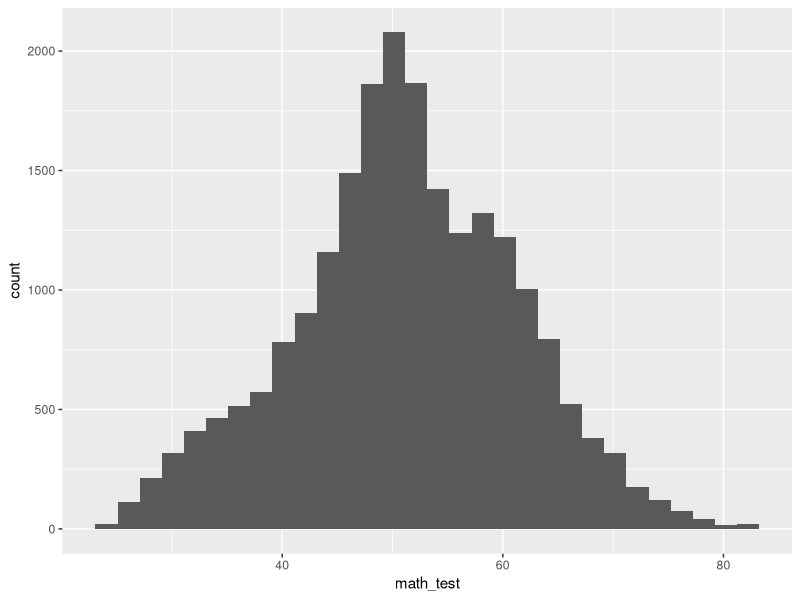
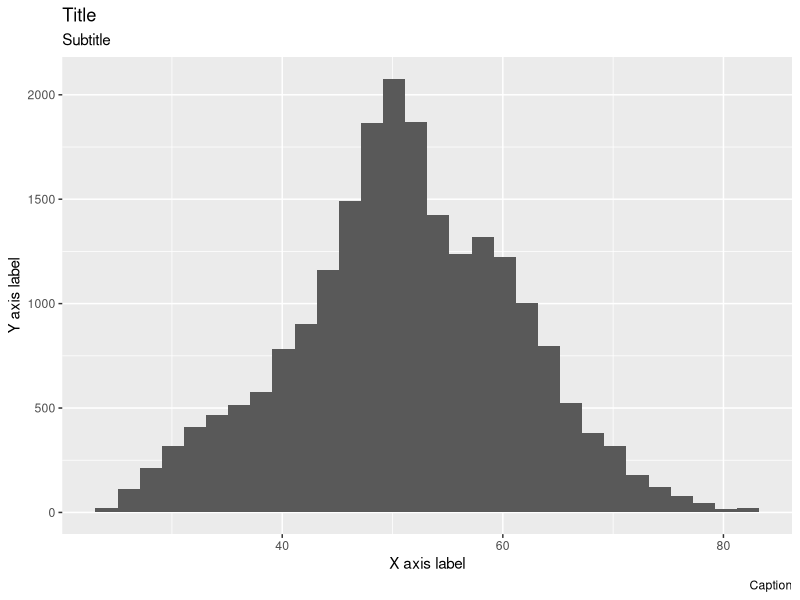
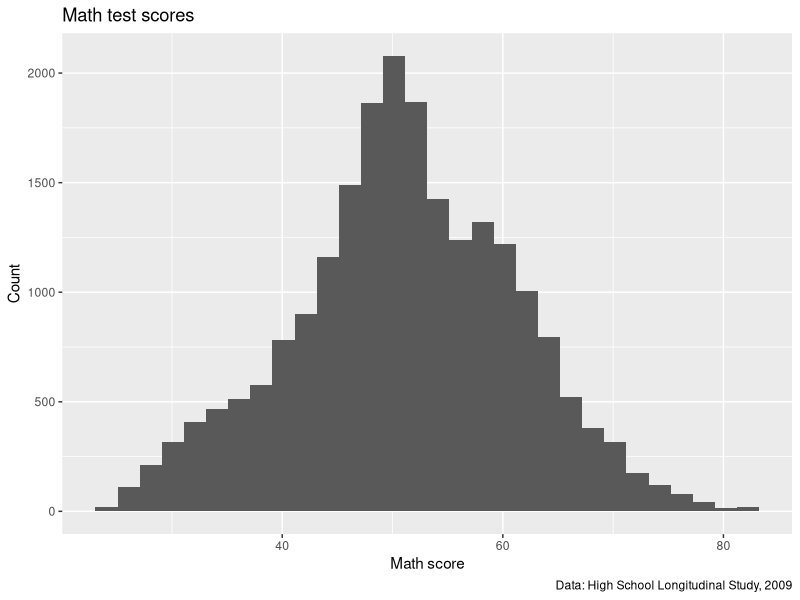
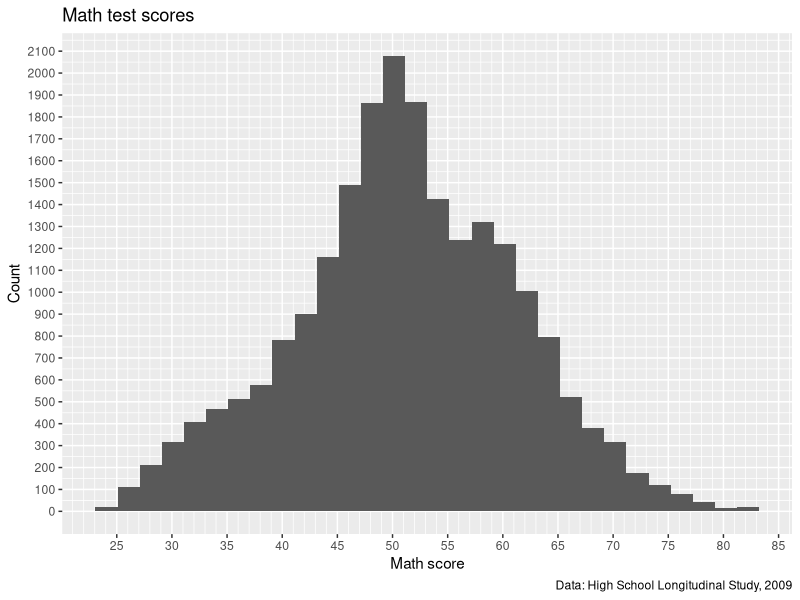
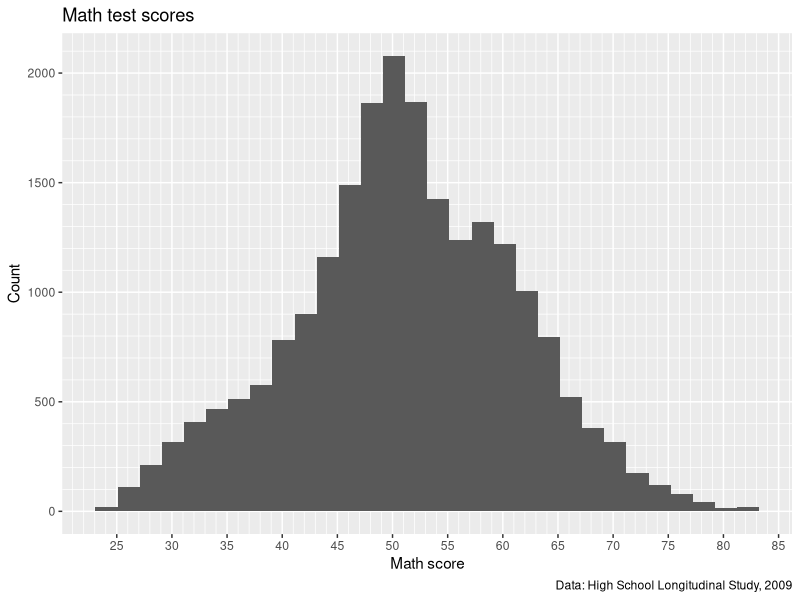
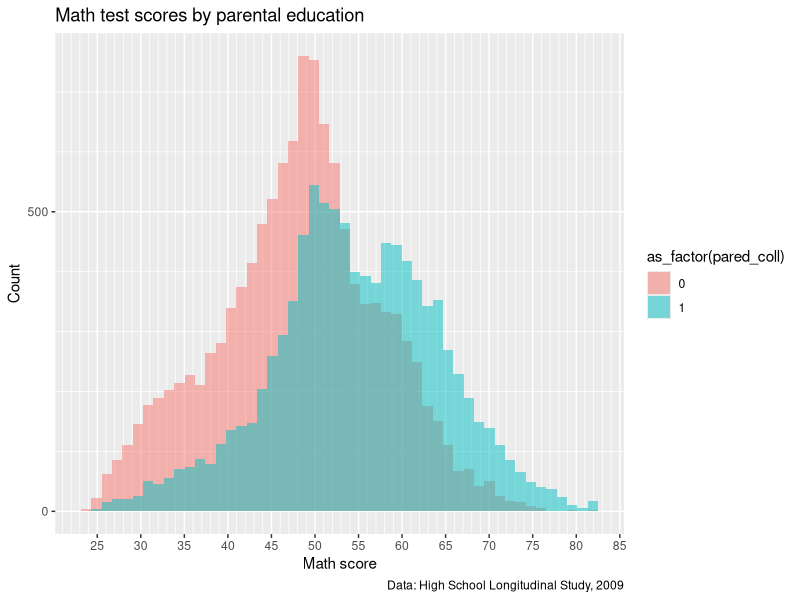
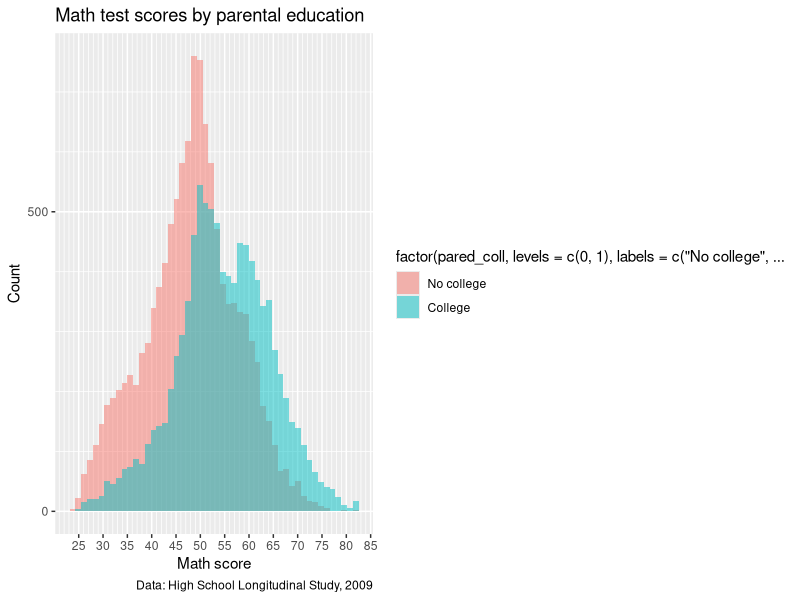
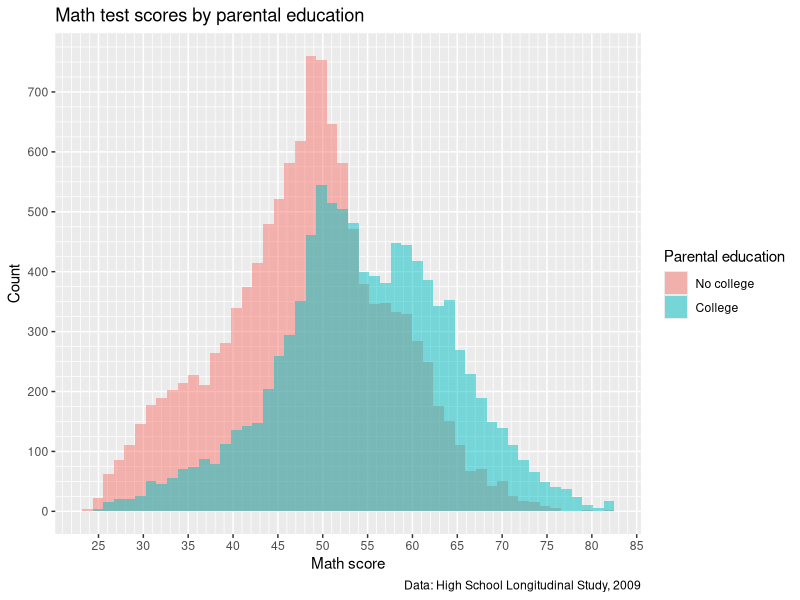

These figures' R source, in order:
## ---- chunk 1
################################################################################
##
## <PROJ> EDH7916: Data visualization with ggplot2 II
## <FILE> plotting_ii.R 
## <INIT> 5 April 2022
## <AUTH> Benjamin Skinner (GitHub/Twitter: @btskinner)
##
################################################################################

## ---- chunk 2
## ---------------------------
## libraries
## ---------------------------

library(tidyverse)
library(patchwork)
## ---- chunk 3
## ---------------------------
## functions
## ---------------------------

## utility function to convert values to NA
fix_missing <- function(x, miss_val) {
  x <- ifelse(x %in% miss_val, NA, x)
  return(x)
}
## ---- chunk 4
## ---------------------------
## input data
## ---------------------------

df <- read_csv(file.path("data", "hsls_small.csv"), show_col_types = FALSE)
## ---- chunk 5
## -----------------------------------------------------------------------------
## initial plain plot
## -----------------------------------------------------------------------------

## fix missing values for text score and then drop missing
df <- df %>%
  mutate(math_test = fix_missing(x1txmtscor, -8)) %>%
  drop_na(math_test)
## ---- chunk 6
## create histogram using ggplot
p <- ggplot(data = df,
            mapping = aes(x = math_test)) +
  geom_histogram()

## show
p
## ---- chunk 7
## -----------------------------------------------------------------------------
## titles and captions
## -----------------------------------------------------------------------------

## create histogram using ggplot, showing placeholder titles/labels/captions
p <- ggplot(data = df,
            mapping = aes(x = math_test)) +
  geom_histogram(bins = 30) +
  labs(title = "Title",
       subtitle = "Subtitle",
       caption = "Caption",
       x = "X axis label",
       y = "Y axis label")

## show 
p
## ---- chunk 8
## ---------------------------
## titles and captions: ver 2
## ---------------------------

## create histogram using ggplot
p <- ggplot(data = df,
            mapping = aes(x = math_test)) +
  geom_histogram(bins = 30) +
  labs(title = "Math test scores",
       caption = "Data: High School Longitudinal Study, 2009",
       x = "Math score",
       y = "Count")

## show 
p
## ---- chunk 9
## -----------------------------------------------------------------------------
## axis formatting
## -----------------------------------------------------------------------------

## create histogram using ggplot
p <- ggplot(data = df,
            mapping = aes(x = math_test)) +
  geom_histogram(bins = 30) +
  scale_x_continuous(breaks = seq(from = 0, to = 100, by = 5),
                     minor_breaks = seq(from = 0, to = 100, by = 1)) +
  scale_y_continuous(breaks = seq(from = 0, to = 2500, by = 100),
                     minor_breaks = seq(from = 0, to = 2500, by = 50)) +
  labs(title = "Math test scores",
       caption = "Data: High School Longitudinal Study, 2009",
       x = "Math score",
       y = "Count")

## show 
p
## ---- chunk 10
## ---------------------------
## axis formatting: ver 2
## ---------------------------

## create histogram using ggplot
p <- ggplot(data = df,
            mapping = aes(x = math_test)) +
  geom_histogram(bins = 30) +
  scale_x_continuous(breaks = seq(from = 0, to = 100, by = 5),
                     minor_breaks = seq(from = 0, to = 100, by = 1)) +
  scale_y_continuous(breaks = seq(from = 0, to = 2500, by = 500),
                     minor_breaks = seq(from = 0, to = 2500, by = 100)) +
  labs(title = "Math test scores",
       caption = "Data: High School Longitudinal Study, 2009",
       x = "Math score",
       y = "Count")

## show 
p
## ---- chunk 11
## -----------------------------------------------------------------------------
## legend labels
## -----------------------------------------------------------------------------

## add indicator that == 1 if either parent has any college
df <- df %>%
  mutate(pared_coll = ifelse(x1paredu >= 3, 1, 0))
## ---- chunk 12
## create histogram using ggplot
p <- ggplot(data = df,
            mapping = aes(x = math_test, fill = as_factor(pared_coll))) +
  geom_histogram(bins = 50, alpha = 0.5, position = "identity") +
  scale_x_continuous(breaks = seq(from = 0, to = 100, by = 5),
                     minor_breaks = seq(from = 0, to = 100, by = 1)) +
  scale_y_continuous(breaks = seq(from = 0, to = 2500, by = 500),
                     minor_breaks = seq(from = 0, to = 2500, by = 100)) +
  labs(title = "Math test scores by parental education",
       caption = "Data: High School Longitudinal Study, 2009",
       x = "Math score",
       y = "Count")

## show 
p
## ---- chunk 13
## ---------------------------
## legend labels: ver 2
## ---------------------------

## create histogram using ggplot
p <- ggplot(data = df,
            mapping = aes(x = math_test,
                          fill = factor(pared_coll,
                                        levels = c(0,1),
                                        labels = c("No college",
                                                   "College")))) +
  geom_histogram(bins = 50, alpha = 0.5, position = "identity") +
  scale_x_continuous(breaks = seq(from = 0, to = 100, by = 5),
                     minor_breaks = seq(from = 0, to = 100, by = 1)) +
  scale_y_continuous(breaks = seq(from = 0, to = 2500, by = 500),
                     minor_breaks = seq(from = 0, to = 2500, by = 100)) +
  labs(title = "Math test scores by parental education",
       caption = "Data: High School Longitudinal Study, 2009",
       x = "Math score",
       y = "Count")

## show 
p
## ---- chunk 14
## ---------------------------
## legend labels: ver 3
## ---------------------------

## create histogram using ggplot
p <- ggplot(data = df,
            mapping = aes(x = math_test,
                          fill = factor(pared_coll,
                                        levels = c(0,1),
                                        labels = c("No college",
                                                   "College")))) +
  geom_histogram(bins = 50, alpha = 0.5, position = "identity") +
  scale_x_continuous(breaks = seq(from = 0, to = 100, by = 5),
                     minor_breaks = seq(from = 0, to = 100, by = 1)) +
  scale_y_continuous(breaks = seq(from = 0, to = 1500, by = 100),
                     minor_breaks = seq(from = 0, to = 1500, by = 25)) +
  scale_fill_discrete(name = "Parental education") +
  labs(title = "Math test scores by parental education",
       caption = "Data: High School Longitudinal Study, 2009",
       x = "Math score",
       y = "Count")

## show 
p
## ---- chunk 15
## -----------------------------------------------------------------------------
## facet labels
## -----------------------------------------------------------------------------

## create histogram using ggplot
p <- ggplot(data = df,
            mapping = aes(x = math_test)) +
  facet_wrap(~ factor(pared_coll,
                      levels = c(0,1),
                      labels = c("No college","College"))) + 
  geom_histogram(bins = 50) +
  scale_x_continuous(breaks = seq(from = 0, to = 100, by = 5),
                     minor_breaks = seq(from = 0, to = 100, by = 1)) +
  scale_y_continuous(breaks = seq(from = 0, to = 1500, by = 100),
                     minor_breaks = seq(from = 0, to = 1500, by = 25)) +
  labs(title = "Math test scores by parental education",
       caption = "Data: High School Longitudinal Study, 2009",
       x = "Math score",
       y = "Count")

## show 
p
## ---- chunk 16
## -----------------------------------------------------------------------------
## themes
## -----------------------------------------------------------------------------

## create histogram using ggplot
p <- ggplot(data = df,
            mapping = aes(x = math_test)) +
  facet_wrap(~ factor(pared_coll,
                      levels = c(0,1),
                      labels = c("No college","College"))) + 
  geom_histogram(bins = 50) +
  scale_x_continuous(breaks = seq(from = 0, to = 100, by = 5),
                     minor_breaks = seq(from = 0, to = 100, by = 1)) +
  scale_y_continuous(breaks = seq(from = 0, to = 1500, by = 100),
                     minor_breaks = seq(from = 0, to = 1500, by = 25)) +
  labs(title = "Math test scores by parental education",
       caption = "Data: High School Longitudinal Study, 2009",
       x = "Math score",
       y = "Count") +
  theme(panel.background = element_blank())

## show 
p
## ---- chunk 17
## ---------------------------
## themes: ver 2
## ---------------------------

## create histogram using ggplot
p <- ggplot(data = df,
            mapping = aes(x = math_test)) +
  facet_wrap(~ factor(pared_coll,
                      levels = c(0,1),
                      labels = c("No college","College"))) + 
  geom_histogram(bins = 50) +
  scale_x_continuous(breaks = seq(from = 0, to = 100, by = 5),
                     minor_breaks = seq(from = 0, to = 100, by = 1)) +
  scale_y_continuous(breaks = seq(from = 0, to = 1500, by = 100),
                     minor_breaks = seq(from = 0, to = 1500, by = 25)) +
  labs(title = "Math test scores by parental education",
       caption = "Data: High School Longitudinal Study, 2009",
       x = "Math score",
       y = "Count") +
  theme(panel.background = element_blank(),
        panel.grid.major = element_line(colour = "gray"),
        panel.grid.minor = element_line(colour = "gray"))

## show 
p
## ---- chunk 18
## ---------------------------
## themes: ver 3
## ---------------------------

## create histogram using ggplot
p <- ggplot(data = df,
            mapping = aes(x = math_test)) +
  facet_wrap(~ factor(pared_coll,
                      levels = c(0,1),
                      labels = c("No college","College"))) + 
  geom_histogram(bins = 50) +
  scale_x_continuous(breaks = seq(from = 0, to = 100, by = 5),
                     minor_breaks = seq(from = 0, to = 100, by = 1)) +
  scale_y_continuous(breaks = seq(from = 0, to = 1500, by = 100),
                     minor_breaks = seq(from = 0, to = 1500, by = 25)) +
  labs(title = "Math test scores by parental education",
       caption = "Data: High School Longitudinal Study, 2009",
       x = "Math score",
       y = "Count") +
  theme(panel.background = element_blank(),
        panel.grid.major.x = element_line(colour = "grey"),
        panel.grid.minor.x = element_line(colour = "grey"),
        panel.grid.major.y = element_blank(),
        panel.grid.minor.y = element_blank())

## show 
p
## ---- chunk 19
## ---------------------------
## themes: ver 4
## ---------------------------

## create histogram using ggplot
p <- ggplot(data = df,
            mapping = aes(x = math_test)) +
  facet_wrap(~ factor(pared_coll,
                      levels = c(0,1),
                      labels = c("No college","College"))) + 
  geom_histogram(bins = 50) +
  scale_x_continuous(breaks = seq(from = 0, to = 100, by = 5),
                     minor_breaks = seq(from = 0, to = 100, by = 1)) +
  scale_y_continuous(breaks = seq(from = 0, to = 1500, by = 100),
                     minor_breaks = seq(from = 0, to = 1500, by = 25)) +
  labs(title = "Math test scores by parental education",
       caption = "Data: High School Longitudinal Study, 2009",
       x = "Math score",
       y = "Count") +
  theme(panel.background = element_blank(),
        panel.grid.major.x = element_line(colour = "grey"),
        panel.grid.minor.x = element_line(colour = "grey"),
        panel.grid.major.y = element_blank(),
        panel.grid.minor.y = element_blank(),
        axis.title.y = element_blank(),
        axis.text.y = element_blank(),
        axis.ticks.y = element_blank())

## show 
p
## ---- chunk 20
## ---------------------------
## themes: ver 5
## ---------------------------

## create histogram using ggplot
p <- ggplot(data = df,
            mapping = aes(x = math_test)) +
  facet_wrap(~ factor(pared_coll,
                      levels = c(0,1),
                      labels = c("No college","College"))) + 
  geom_histogram(bins = 50) +
  scale_x_continuous(breaks = seq(from = 0, to = 100, by = 5),
                     minor_breaks = seq(from = 0, to = 100, by = 1)) +
  scale_y_continuous(breaks = seq(from = 0, to = 1500, by = 100),
                     minor_breaks = seq(from = 0, to = 1500, by = 25)) +
  labs(title = "Math test scores by parental education",
       caption = "Data: High School Longitudinal Study, 2009",
       x = "Math score",
       y = "Count") +
  theme_bw()

## show 
p
## ---- chunk 21
## -----------------------------------------------------------------------------
## multiple plots with patchwork
## -----------------------------------------------------------------------------

## remove missing values
df <- df %>%
  mutate(pov185 = fix_missing(x1poverty185, c(-8,-9))) %>%
  drop_na(pov185)

## make histogram
p2 <- ggplot(data = df,
            mapping = aes(x = math_test)) +
  facet_wrap(~ factor(pov185,
                      levels = c(0,1),
                      labels = c("Below 185% poverty line",
                                 "Above 185% poverty line"))) + 
  geom_histogram(bins = 50) +
  scale_x_continuous(breaks = seq(from = 0, to = 100, by = 5),
                     minor_breaks = seq(from = 0, to = 100, by = 1)) +
  scale_y_continuous(breaks = seq(from = 0, to = 1500, by = 100),
                     minor_breaks = seq(from = 0, to = 1500, by = 25)) +
  labs(title = "Math test scores by poverty level",
       caption = "Data: High School Longitudinal Study, 2009",
       x = "Math score",
       y = "Count") +
  theme_bw()

## show
p2
## ---- chunk 22
## ---------------------------
## patchwork: side by side
## ---------------------------

## use plus sign for side by side
pp <- p + p2

## show
pp
## ---- chunk 23
## ---------------------------
## patchwork: stack
## ---------------------------

## use forward slash to stack
pp <- p / p2

## show
pp
## ---- chunk 24
## ---------------------------
## patchwork: 2 over 1
## ---------------------------

## drop missing SES values
df <- df %>%
  mutate(ses = fix_missing(x1ses, -8)) %>%
  drop_na(ses)

## create third histogram of just SES
p3 <- ggplot(data = df,
             mapping = aes(x = x1ses)) + 
  geom_histogram(bins = 50) +
  scale_x_continuous(breaks = seq(from = -5, to = 5, by = 1),
                     minor_breaks = seq(from = -5, to = 5, by = 0.5)) +
  scale_y_continuous(breaks = seq(from = 0, to = 1000, by = 100),
                     minor_breaks = seq(from = 0, to = 1000, by = 25)) +
  labs(title = "Socioeconomic score",
       caption = "Data: High School Longitudinal Study, 2009",
       x = "SES",
       y = "Count") +
  theme_bw()

## show
p3
## ---- chunk 25
## use parentheses to put figures together (like in algebra)
pp <- (p + p2) / p3

## show
pp
## ---- chunk 26
## ---------------------------
## patchwork: clean up
## ---------------------------

## Redo the above plots so that:
## - remove some redundant captions
## - change base_size so font is smaller

## test score by parental education
p1 <- ggplot(data = df,
            mapping = aes(x = math_test)) +
  facet_wrap(~ factor(pared_coll,
                      levels = c(0,1),
                      labels = c("No college","College"))) + 
  geom_histogram(bins = 50) +
  scale_x_continuous(breaks = seq(from = 0, to = 100, by = 5),
                     minor_breaks = seq(from = 0, to = 100, by = 1)) +
  scale_y_continuous(breaks = seq(from = 0, to = 1500, by = 100),
                     minor_breaks = seq(from = 0, to = 1500, by = 25)) +
  labs(title = "Math test scores by parental education",
       x = "Math score",
       y = "Count") +
  theme_bw(base_size = 8)

## test score by poverty level
p2 <- ggplot(data = df,
            mapping = aes(x = math_test)) +
  facet_wrap(~ factor(pov185,
                      levels = c(0,1),
                      labels = c("Below 185% poverty line",
                                 "Above 185% poverty line"))) + 
  geom_histogram(bins = 50) +
  scale_x_continuous(breaks = seq(from = 0, to = 100, by = 5),
                     minor_breaks = seq(from = 0, to = 100, by = 1)) +
  scale_y_continuous(breaks = seq(from = 0, to = 1500, by = 100),
                     minor_breaks = seq(from = 0, to = 1500, by = 25)) +
  labs(title = "Math test scores by poverty level",
       x = "Math score",
       y = "Count") +
  theme_bw(base_size = 8)

## create third histogram of just SES
p3 <- ggplot(data = df,
             mapping = aes(x = x1ses, y = math_test)) + 
  geom_point() +
  scale_x_continuous(breaks = seq(from = -5, to = 5, by = 1),
                     minor_breaks = seq(from = -5, to = 5, by = 0.5)) +
  scale_y_continuous(breaks = seq(from = 0, to = 100, by = 10),
                     minor_breaks = seq(from = 0, to = 100, by = 5)) +
  labs(title = "Math test scores by socioeconomic status",
       x = "SES",
       y = "Math score") +
  theme_bw(base_size = 8)

## use parentheses to put figures together (like in algebra)
pp <- (p1 + p2) / p3
## ---- chunk 27
## add annotations
pp <- pp + plot_annotation(
  title = "Math scores across various factors",
  caption = "Data: High School Longitudinal Study, 2009",
  tag_levels = "A"
)

## show
pp
## ---- chunk 28

## =============================================================================
## END SCRIPT
################################################################################
